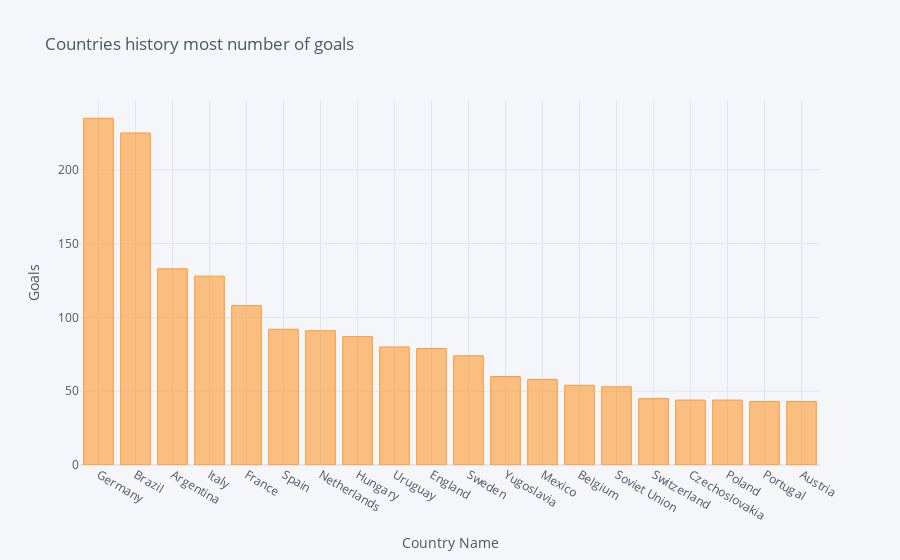

The notebook cell this image was saved under:
### Code cell
goals[:20].iplot(kind = 'bar',xTitle = 'Country Name', yTitle= 'Goals', title = 'Countries history most number of goals ')

### Figure 1 — Plotly figure (JSON) as saved in the notebook; plotly's stock layout.template omitted (floating-point values rounded to 4 significant figures)
{"data": [{"marker": {"color": "rgba(255, 153, 51, 0.6)", "line": {"color": "rgba(255, 153, 51, 1.0)", "width": 1}}, "name": "Goals", "orientation": "v", "text": "", "type": "bar", "x": ["Germany", "Brazil", "Argentina", "Italy", "France", "Spain", "Netherlands", "Hungary", "Uruguay", "England", "Sweden", "Yugoslavia", "Mexico", "Belgium", "Soviet Union", "Switzerland", "Czechoslovakia", "Poland", "Portugal", "Austria"], "y": [235, 225, 133, 128, 108, 92, 91, 87, 80, 79, 74, 60, 58, 54, 53, 45, 44, 44, 43, 43]}], "layout": {"legend": {"bgcolor": "#F5F6F9", "font": {"color": "#4D5663"}}, "paper_bgcolor": "#F5F6F9", "plot_bgcolor": "#F5F6F9", "title": {"font": {"color": "#4D5663"}, "text": "Countries history most number of goals "}, "xaxis": {"gridcolor": "#E1E5ED", "showgrid": true, "tickfont": {"color": "#4D5663"}, "title": {"font": {"color": "#4D5663"}, "text": "Country Name"}, "zerolinecolor": "#E1E5ED"}, "yaxis": {"gridcolor": "#E1E5ED", "showgrid": true, "tickfont": {"color": "#4D5663"}, "title": {"font": {"color": "#4D5663"}, "text": "Goals"}, "zerolinecolor": "#E1E5ED"}}}
